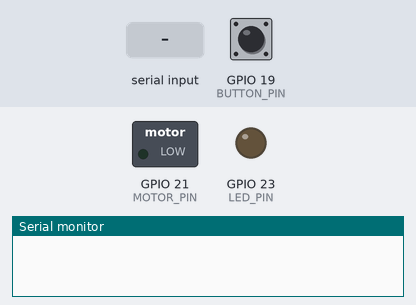
Bench run of a sketch on a simulated ESP32. Shown: switched loads named in the sketch (green lamp = pin HIGH), output pins drawn as LEDs (lit = HIGH), the last lines printed to the serial monitor. The test bench sets the inputs (shaded band); at power-on: GPIO 19 (BUTTON_PIN) HIGH. The local clock reads 2024-03-15 10:24:30 at power-on unless the sketch sets it.

Above: at 1.2 s.
1.3 s: "90 45\n" received over the second serial link
At 1.37 s:
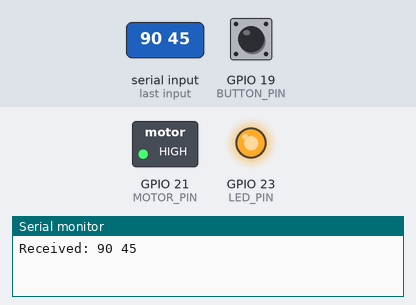
2.9 s: GPIO 19 (BUTTON_PIN) pulled LOW for 0.15 s
6.0 s: GPIO 19 (BUTTON_PIN) pulled LOW for 1 s
10.0 s: "2\n" received over the second serial link
Timing chart, 0 to 13.0 s (numbered marks = the images above; inputs shaded):
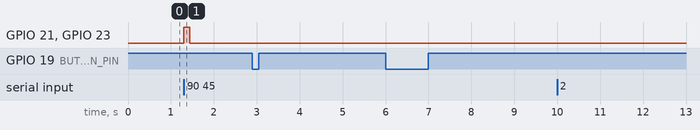

The sketch:

YagiTest.ino
```cpp
#include <WiFi.h>
#include <time.h>

#define BUTTON_PIN 19       // Input pin for button
#define MOTOR_PIN 21         // Output pin for vibration motor
#define LED_PIN 23           // Output pin for LED

#define MAX_EVENTS 512       // Maximum number of events to track
unsigned long pressDurations[MAX_EVENTS];     // Store durations of button presses
unsigned long pressStartTimes[MAX_EVENTS];    // Store timestamps of when each press started
int eventCount = 0;         // Track how many button press events have been stored

bool lastButtonState = HIGH;   // Track last button state
bool isPressing = false;       // Track if button is currently pressed
unsigned long pressStartTime = 0;      // When the current press started
unsigned long lastActivityTime = 0;    // Last time button state changed

// Wi-Fi credentials for initial time sync
const char* ssid = "ScoopoHome";
const char* password = "BoyleScoopo#123";

// Timezone settings
const long gmtOffset_sec = -5 * 3600;
const int daylightOffset_sec = 3600;

// Flags to prevent repeated sending
bool heartbeatSent = false;
bool sleepSent = false;

// Message header and ID
const byte HEADER[] = {0x00, 0x03, 0x6a, 0x04};


void setup() {
  pinMode(BUTTON_PIN, INPUT_PULLUP);
  pinMode(LED_PIN, OUTPUT);
  pinMode(MOTOR_PIN, OUTPUT);

  Serial.begin(115200);
  Serial1.begin(9600, SERIAL_8N1, 16, 17);  // LoRa via Serial1 on pins 16 (RX), 17 (TX)

  // Connect to Wi-Fi to sync time
  //WiFi.begin(ssid, password);

  // WiFi.begin("NUwave", WPA2_AUTH_PEAP, "boyle.ni@northeastern.edu", "boyle.ni@northeastern.edu", "%@Ng3liKaK.2028$$!");
  // while (WiFi.status() != WL_CONNECTED) {
  //   digitalWrite(LED_PIN, HIGH);
  //   delay(250);
  //   digitalWrite(LED_PIN, LOW);
  //   delay(250);
  // }

  // // Configure NTP time
  // configTime(gmtOffset_sec, daylightOffset_sec, "pool.ntp.org", "time.nist.gov");

  // struct tm timeinfo;
  // while (!getLocalTime(&timeinfo)) {
  //   digitalWrite(MOTOR_PIN, HIGH);
  //   delay(250);
  //   digitalWrite(MOTOR_PIN, LOW);
  // }

  // // Disable Wi-Fi after sync
  // WiFi.disconnect(true);
  // WiFi.mode(WIFI_OFF);
}

void loop() {
  bool currentState = digitalRead(BUTTON_PIN);  // Read button state

  // Detect state change and record event
  if (currentState != lastButtonState) {
    lastActivityTime = millis();

    if (currentState == LOW) {
      pressStartTime = millis();
      isPressing = true;
    } else if (isPressing) {
      unsigned long duration = millis() - pressStartTime;
      if (eventCount < MAX_EVENTS) {
        pressStartTimes[eventCount] = pressStartTime;
        pressDurations[eventCount] = duration;
        eventCount++;
      }
      isPressing = false;
    }

    delay(10); // Debounce
  }

  lastButtonState = currentState;

  // If no activity for 5 seconds and events exist, send sequence
  if (millis() - lastActivityTime > 5000 && eventCount > 0) {
    Serial1.write(HEADER, sizeof(HEADER));  // Send header
    Serial.write(HEADER, sizeof(HEADER));   // Mirror to Serial Monitor
    Serial1.println();  // FIXED: Newline after header to separate from data
    Serial.println();   // Mirror to Serial Monitor

    for (int i = 0; i < eventCount; i++) {
      char buffer[9];
      sprintf(buffer, "%08lX", pressDurations[i]);  // Format duration as 8-digit hex
      Serial1.print(buffer);
      Serial.print(buffer);
      Serial1.print(" ");
      Serial.print(" ");

      if (i < eventCount - 1) {
        // Calculate delay between this release and next press
        unsigned long endOfCurrent = pressStartTimes[i] + pressDurations[i];
        unsigned long startOfNext = pressStartTimes[i + 1];
        unsigned long gap = (startOfNext > endOfCurrent) ? startOfNext - endOfCurrent : 0;
        sprintf(buffer, "%08lX", gap);
        Serial1.print(buffer);
        Serial.print(buffer);
        Serial1.print(" ");
        Serial.print(" ");
      }
    }

    Serial1.println(); // End message
    Serial.println();  // Mirror to Serial Monitor
    eventCount = 0;    // Reset event count
  }

  // Process incoming LoRa messages
  if (Serial1.available()) {
    String msg = Serial1.readStringUntil('\n');  // Read full message line
    msg.trim();

    Serial.print("Received: ");
    Serial.println(msg);

    // Skip header line (contains binary header bytes)
    if (msg.length() <= 4) {
      // Wait briefly for the actual data line
      unsigned long timeout = millis() + 100;
      while (!Serial1.available() && millis() < timeout) {
        delay(1);
      }
      if (Serial1.available()) {
        msg = Serial1.readStringUntil('\n');
        msg.trim();
        Serial.print("Received: ");
        Serial.println(msg);
      } else {
        return;
      }
    }

    if (msg.length() == 2) {
      byte code = strtol(msg.c_str(), NULL, 16);
      if (code == 0x41) heartBeat();  // If heartbeat signal received, play pattern
      return;
    }

    int startIdx = 0;
    bool isPress = true;

    while (startIdx < msg.length()) {
      int spaceIdx = msg.indexOf(' ', startIdx);
      String token;

      if (spaceIdx == -1) {
        token = msg.substring(startIdx);
        startIdx = msg.length();
      } else {
        token = msg.substring(startIdx, spaceIdx);
        startIdx = spaceIdx + 1;
      }

      token.trim();
      unsigned long value = strtoul(token.c_str(), NULL, 16); // Convert hex to long

      if (isPress && value > 0) {
        digitalWrite(LED_PIN, HIGH);
        digitalWrite(MOTOR_PIN, HIGH);
        delay(value);  // Activate motor/LED for press duration
        digitalWrite(LED_PIN, LOW);
        digitalWrite(MOTOR_PIN, LOW);
      } else {
        delay(value);  // Wait for gap duration
      }

      isPress = !isPress; // Alternate between press and gap
    }
  }

  struct tm timeinfo;
  if (getLocalTime(&timeinfo)) {
    if (timeinfo.tm_hour == 12 && timeinfo.tm_min == 0 && !heartbeatSent) {
      Serial1.write(HEADER, sizeof(HEADER));  // Send full header
      Serial.write(HEADER, sizeof(HEADER));   // Mirror to Serial Monitor
      Serial1.write((byte)0x41);              // Send HEARTBEAT byte
      Serial.write((byte)0x41);               // Mirror to Serial Monitor
      heartbeatSent = true;
    }

    if (timeinfo.tm_hour == 22 && timeinfo.tm_min == 0 && !sleepSent) {
      Serial1.write(HEADER, sizeof(HEADER));  // Send full header
      Serial.write(HEADER, sizeof(HEADER));   // Mirror to Serial Monitor
      Serial1.write((byte)0x53);              // Send SLEEP byte
      Serial.write((byte)0x53);               // Mirror to Serial Monitor
      sleepSent = true;
    }

    // Reset daily flags
    if (timeinfo.tm_min != 0) {
      heartbeatSent = false;
      sleepSent = false;
    }
  }
}

// Heartbeat signal pattern for feedback
void heartBeat() {
  for (int x = 0; x < 4; x++) {
    digitalWrite(LED_PIN, HIGH);
    digitalWrite(MOTOR_PIN, HIGH);
    delay(450);
    digitalWrite(LED_PIN, LOW);
    digitalWrite(MOTOR_PIN, LOW);
    delay(150);
  }
  for (int i = 0; i < 2; i++) {
    for (int t = 0; t < 3; t++) {
      digitalWrite(LED_PIN, HIGH);
      digitalWrite(MOTOR_PIN, HIGH);
      delay(125);
      digitalWrite(LED_PIN, LOW);
      digitalWrite(MOTOR_PIN, LOW);
      delay(40);
    }
    digitalWrite(LED_PIN, HIGH);
    digitalWrite(MOTOR_PIN, HIGH);
    delay(725);
    digitalWrite(LED_PIN, LOW);
    digitalWrite(MOTOR_PIN, LOW);
    delay(150);
  }
}
```

Measured:
- after the input at 1.3 s, GPIO 21 (MOTOR_PIN), GPIO 23 (LED_PIN): LOW → HIGH at once, → LOW 0.14 s later
- after the input at 2.9 s, every drawn part: stays the same
- after the input at 6.0 s, every drawn part: stays the same
